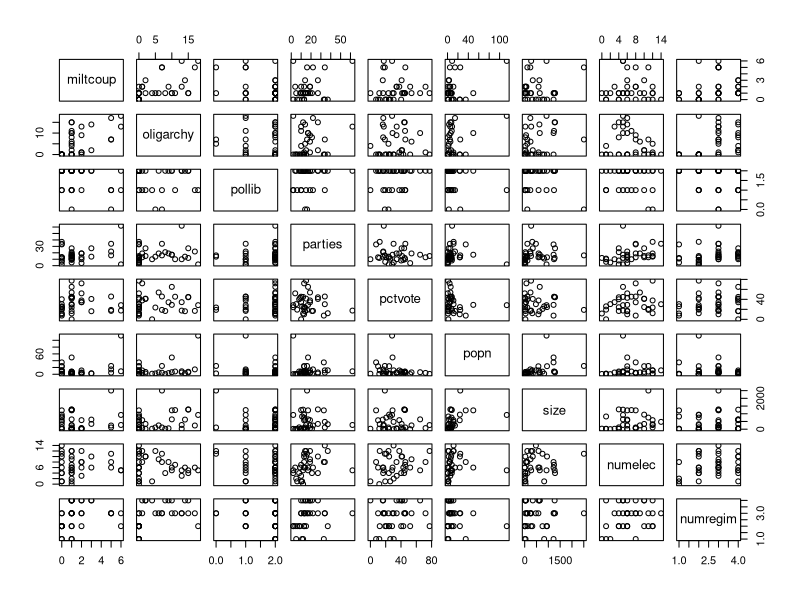

Write the R code that produced this figure.
## ---- chunk 1
coups <- read.table("coups.txt", header=TRUE)
coups
## ---- chunk 2
pairs(coups)
## ---- chunk 3
summary(glm(miltcoup ~ ., data = coups, family = "poisson"))
## ---- chunk 4
summary(glm(miltcoup ~ oligarchy + pollib + parties + pctvote + popn + size + numregim, 
            data = coups, family = "poisson"))
## ---- chunk 5
summary(glm(miltcoup ~ oligarchy + pollib + parties + pctvote + popn + size, 
            data = coups, family = "poisson"))
## ---- chunk 6
summary(glm(miltcoup ~ oligarchy + pollib + parties + pctvote + popn, 
            data = coups, family = "poisson"))
## ---- chunk 7
summary(glm(miltcoup ~ oligarchy + pollib + parties + pctvote, 
            data = coups, family = "poisson"))
## ---- chunk 8
summary(glm(miltcoup ~ oligarchy + pollib + parties, 
            data = coups, family = "poisson"))
